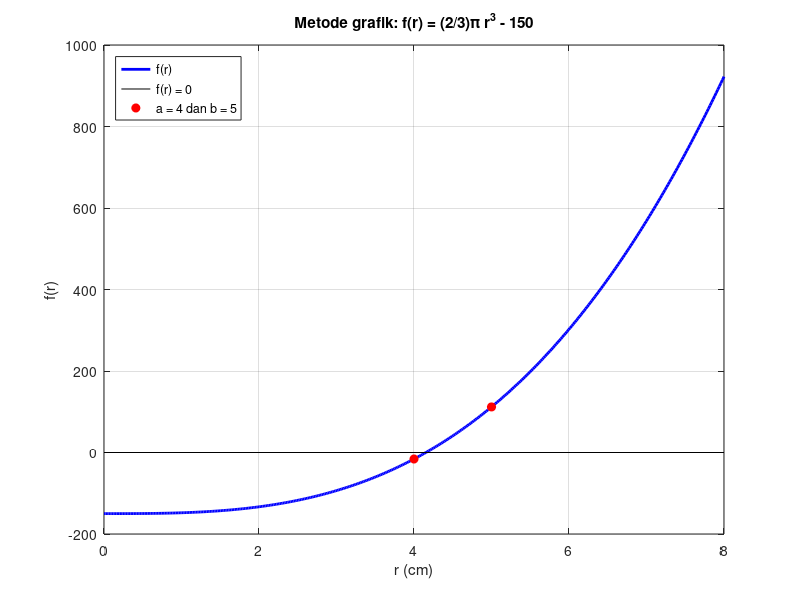

Reproduce this figure in MATLAB.
% =========================================================================
% RESPONSI 1 PRAKTIKUM METODE NUMERIK
% KASUS 3 : Persamaan Nonlinear - Bola di Dalam Tabung
% GNU Octave
%
%   Tabung menyinggung bola:  t = 2r
%   V bola   = (4/3) pi r^3
%   V tabung = pi r^2 t = 2 pi r^3
%   V bola : V tabung = (4/3) : 2 = 2 : 3
%
%   V bola = 300  ->  V tabung = 300 * 3/2 = 450
%   V tabung di luar bola = 450 - 300 = 150
%
%   V luar = (2/3) pi r^3 = 150
%   f(r)   = (2/3) pi r^3 - 150 = 0
% =========================================================================
1;   % penanda bahwa file ini adalah script (bukan file function)

% ------------------------- FUNGSI BANTU ----------------------------------
function [c, iter, tabel] = biseksi(f, a, b, tol, maxiter)
  % metode biseksi: c = (a+b)/2
  tabel = [];
  c = a;
  for iter = 1:maxiter
    clama = c;
    c  = (a + b) / 2;
    fa = f(a);  fb = f(b);  fc = f(c);
    if iter == 1
      ea = NaN;
    else
      ea = abs(c - clama);
    end
    tabel = [tabel; iter, a, b, c, fa, fb, fc, ea];
    if fa * fc < 0
      b = c;
    elseif fa * fc > 0
      a = c;
    else
      break;          % c tepat akar
    end
    if iter > 1 && ea < tol
      break;
    end
  end
end

function [c, iter, tabel] = regula_falsi(f, a, b, tol, maxiter)
  % metode regula-falsi: c = b - f(b)(b-a)/(f(b)-f(a))
  tabel = [];
  c = a;
  for iter = 1:maxiter
    clama = c;
    fa = f(a);  fb = f(b);
    c  = b - fb * (b - a) / (fb - fa);
    fc = f(c);
    if iter == 1
      ea = NaN;
    else
      ea = abs(c - clama);
    end
    tabel = [tabel; iter, a, b, c, fa, fb, fc, ea];
    if fa * fc < 0
      b = c;
    elseif fa * fc > 0
      a = c;
    else
      break;
    end
    if iter > 1 && ea < tol
      break;
    end
  end
end

function cetak_tabel(tabel)
  fprintf('   %4s %10s %10s %12s %12s %12s %12s %10s\n', ...
          'iter', 'a', 'b', 'c', 'f(a)', 'f(b)', 'f(c)', 'galat');
  for r = 1:size(tabel,1)
    if isnan(tabel(r,8))
      fprintf('   %4d %10.6f %10.6f %12.8f %12.5f %12.5f %12.6f %10s\n', ...
              tabel(r,1:7), '-');
    else
      fprintf('   %4d %10.6f %10.6f %12.8f %12.5f %12.5f %12.6f %10.2e\n', ...
              tabel(r,:));
    end
  end
end

% ------------------------- PROGRAM UTAMA ---------------------------------
clc; clear; close all;

% ---- 1) perumusan persamaan nonlinear ----
V_bola   = 300;                    % cm^3 (diketahui)
V_tabung = V_bola * 3/2;           % dari perbandingan 2 : 3
V_luar   = V_tabung - V_bola;      % volume tabung di luar bola

f = @(r) (2/3) * pi * r.^3 - V_luar;     % f(r) = (2/3) pi r^3 - 150

fprintf('==================================================================\n');
fprintf(' KASUS 3 : PERSAMAAN NONLINEAR (BOLA DI DALAM TABUNG)\n');
fprintf('==================================================================\n');
fprintf('\n 1) Perumusan persamaan\n');
fprintf('   V bola : V tabung = 4/3 pi r^3 : 2 pi r^3 = 2 : 3\n');
fprintf('   V bola              = %g cm^3\n', V_bola);
fprintf('   V tabung            = %g cm^3\n', V_tabung);
fprintf('   V tabung di luar bola = %g cm^3\n', V_luar);
fprintf('   Persamaan nonlinear : f(r) = (2/3) pi r^3 - %g = 0\n', V_luar);

% ---- 2) metode grafik untuk menentukan nilai awal ----
r = linspace(0, 8, 400);
figure(1);
plot(r, f(r), 'b-', 'LineWidth', 2); hold on;
plot([0 8], [0 0], 'k-');                          % sumbu f(r) = 0
a = 4;  b = 5;                                     % interval dari grafik
plot([a b], [f(a) f(b)], 'ro', 'MarkerFaceColor', 'r');
hold off; grid on;
xlabel('r (cm)'); ylabel('f(r)');
title('Metode grafik: f(r) = (2/3)\pi r^3 - 150');
legend('f(r)', 'f(r) = 0', 'a = 4 dan b = 5', 'Location', 'northwest');
print(gcf, 'kasus3_grafik.png', '-dpng', '-r120');

fprintf('\n 2) Metode grafik: grafik f(r) memotong sumbu r antara 4 dan 5\n');
fprintf('   a = %g -> f(a) = %.5f\n', a, f(a));
fprintf('   b = %g -> f(b) = %.5f\n', b, f(b));
fprintf('   f(a) * f(b) = %.5f < 0 -> akar berada di dalam [a, b]\n', f(a)*f(b));

% ---- 3) biseksi dan regula-falsi ----
tol     = 1e-6;
maxiter = 100;

fprintf('\n 3a) Metode Biseksi (tol = %g)\n\n', tol);
[r_bis, it_bis, tab_bis] = biseksi(f, a, b, tol, maxiter);
cetak_tabel(tab_bis);
fprintf('\n   Akar biseksi = %.8f cm  (%d iterasi)\n', r_bis, it_bis);

fprintf('\n 3b) Metode Regula-Falsi (tol = %g)\n\n', tol);
[r_rf, it_rf, tab_rf] = regula_falsi(f, a, b, tol, maxiter);
cetak_tabel(tab_rf);
fprintf('\n   Akar regula-falsi = %.8f cm  (%d iterasi)\n', r_rf, it_rf);

% ---- 4) hasil akhir dan verifikasi ----
r_akar = r_bis;
t_akar = 2 * r_akar;
r_eksak = (225/pi)^(1/3);          % penyelesaian analitik r^3 = 225/pi
fprintf('\n 4) Hasil akhir (memakai hasil biseksi)\n');
fprintf('   jari-jari bola & tabung r = %.6f cm\n', r_akar);
fprintf('   tinggi tabung t = 2r      = %.6f cm\n', t_akar);
fprintf('   V bola                    = %.6f cm^3\n', 4/3*pi*r_akar^3);
fprintf('   V tabung                  = %.6f cm^3\n', pi*r_akar^2*t_akar);
fprintf('   V tabung di luar bola     = %.6f cm^3\n', pi*r_akar^2*t_akar - 4/3*pi*r_akar^3);
fprintf('   pembanding analitik r = (225/pi)^(1/3) = %.8f cm\n', r_eksak);
fprintf('==================================================================\n');
